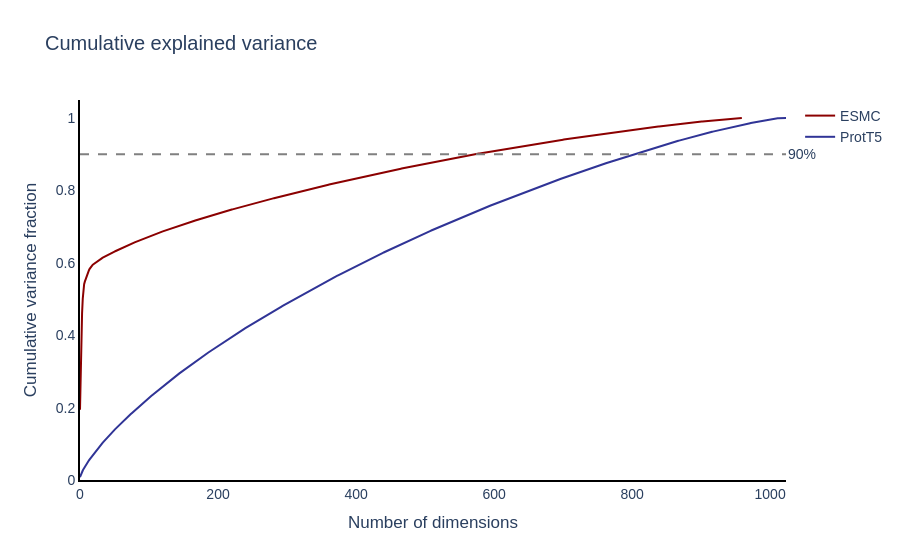

This figure's notebook cell:
### Code cell
var_dict = aniso.data["variance_per_dim"]

fig = go.Figure()
for model, var in var_dict.items():
    sorted_var = np.sort(var)[::-1]
    cumvar = np.cumsum(sorted_var) / sorted_var.sum()
    n90 = int(np.searchsorted(cumvar, 0.90)) + 1
    print(f"{model}: {n90} dims capture 90% of variance (out of {len(var)})")
    fig.add_trace(go.Scatter(
        x=np.arange(len(cumvar)), y=cumvar,
        mode="lines", name=model,
        line=dict(color=colors[model], width=2),
    ))

fig.add_hline(y=0.90, line_dash="dash", line_color="grey",
              annotation_text="90%", annotation_position="right")
fig.update_layout(
    title="Cumulative explained variance",
    xaxis_title="Number of dimensions",
    yaxis_title="Cumulative variance fraction",
    yaxis=dict(range=[0, 1.05]),
    template="plotly_white",
    font=dict(family="Arial", size=14),
)
fig.update_xaxes(showline=True, linecolor="black", linewidth=2, showgrid=False)
fig.update_yaxes(showline=True, linecolor="black", linewidth=2, showgrid=False)
fig.show()

### Figure 1 — Plotly figure (JSON) as saved in the notebook; plotly's stock layout.template omitted (floating-point values rounded to 4 significant figures; data arrays with more than 128 entries replaced by an {"elided": "..."} marker saying what was removed)
{"data": [{"line": {"color": "#8B0000", "width": 2}, "mode": "lines", "name": "ESMC", "type": "scatter", "x": {"elided": "960 int values"}, "y": {"elided": "960 float values"}}, {"line": {"color": "#303496", "width": 2}, "mode": "lines", "name": "ProtT5", "type": "scatter", "x": {"elided": "1024 int values"}, "y": {"elided": "1024 float values"}}], "layout": {"annotations": [{"showarrow": false, "text": "90%", "x": 1, "xanchor": "left", "xref": "x domain", "y": 0.9, "yanchor": "middle", "yref": "y"}], "font": {"family": "Arial", "size": 14}, "shapes": [{"line": {"color": "grey", "dash": "dash"}, "type": "line", "x0": 0, "x1": 1, "xref": "x domain", "y0": 0.9, "y1": 0.9, "yref": "y"}], "title": {"text": "Cumulative explained variance"}, "xaxis": {"linecolor": "black", "linewidth": 2, "showgrid": false, "showline": true, "title": {"text": "Number of dimensions"}}, "yaxis": {"linecolor": "black", "linewidth": 2, "range": [0, 1.05], "showgrid": false, "showline": true, "title": {"text": "Cumulative variance fraction"}}}}
